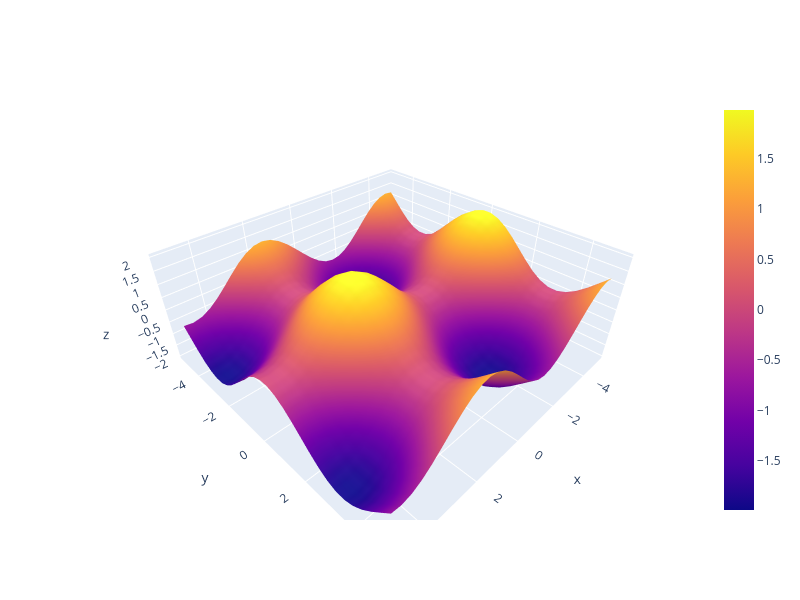

The code cell stored with this chart in its notebook:
### Markdown cell above
## 2. Surface Chart (Non-convex 3D Chart)

### Code cell
import numpy as np

# Data for 3D chart
x = np.linspace(-5,5,30)
y = np.linspace(-5,5,30)
x_new,y_new = np.meshgrid(x,y)    # Converting 1D data to 2D grid

z = np.sin(x_new) + np.cos(y_new)

# Plot the 3D chart
fig = go.Figure(data = [go.Surface(x = x_new, y = y_new, z = z)]).update_layout(width = 800, height = 600)

fig.show()

### Figure 1 — Plotly figure (JSON) as saved in the notebook; plotly's stock layout.template omitted (floating-point values rounded to 4 significant figures; data arrays with more than 128 entries replaced by an {"elided": "..."} marker saying what was removed)
{"data": [{"type": "surface", "x": {"elided": "30x30 float values"}, "y": {"elided": "30x30 float values"}, "z": {"elided": "30x30 float values"}}], "layout": {"height": 600, "width": 800}}
